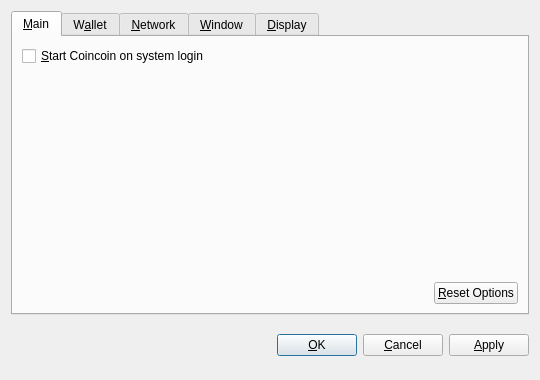
<?xml version="1.0" encoding="UTF-8"?>
<ui version="4.0">
 <class>OptionsDialog</class>
 <widget class="QDialog" name="OptionsDialog">
  <property name="geometry">
   <rect>
    <x>0</x>
    <y>0</y>
    <width>540</width>
    <height>380</height>
   </rect>
  </property>
  <property name="windowTitle">
   <string>Options</string>
  </property>
  <property name="modal">
   <bool>true</bool>
  </property>
  <layout class="QVBoxLayout" name="verticalLayout">
   <item>
    <widget class="QTabWidget" name="tabWidget">
     <property name="tabPosition">
      <enum>QTabWidget::North</enum>
     </property>
     <property name="currentIndex">
      <number>0</number>
     </property>
     <widget class="QWidget" name="tabMain">
      <attribute name="title">
       <string>&amp;Main</string>
      </attribute>
      <layout class="QVBoxLayout" name="verticalLayout_Main">
       <item>
        <widget class="QCheckBox" name="bitcoinAtStartup">
         <property name="toolTip">
          <string>Automatically start Coincoin after logging in to the system.</string>
         </property>
         <property name="text">
          <string>&amp;Start Coincoin on system login</string>
         </property>
        </widget>
       </item>
       <item>
        <spacer name="verticalSpacer_Main">
         <property name="orientation">
          <enum>Qt::Vertical</enum>
         </property>
         <property name="sizeHint" stdset="0">
          <size>
           <width>20</width>
           <height>40</height>
          </size>
         </property>
        </spacer>
       </item>
       <item>
        <layout class="QHBoxLayout" name="horizontalLayout_2_Main">
         <item>
          <spacer name="horizontalSpacer_2_Main">
           <property name="orientation">
            <enum>Qt::Horizontal</enum>
           </property>
           <property name="sizeHint" stdset="0">
            <size>
             <width>40</width>
             <height>20</height>
            </size>
           </property>
          </spacer>
         </item>
         <item>
          <widget class="QPushButton" name="resetButton">
           <property name="toolTip">
            <string>Reset all client options to default.</string>
           </property>
           <property name="text">
            <string>&amp;Reset Options</string>
           </property>
           <property name="autoDefault">
            <bool>false</bool>
           </property>
          </widget>
         </item>
        </layout>
       </item>
      </layout>
     </widget>
     <widget class="QWidget" name="tabWallet">
      <attribute name="title">
       <string>W&amp;allet</string>
      </attribute>
      <layout class="QVBoxLayout" name="verticalLayout_Network">
       <item>
        <widget class="QLabel" name="transactionFeeInfoLabel">
         <property name="text">
          <string>Optional transaction fee per kB that helps make sure your transactions are processed quickly. Most transactions are 1 kB.</string>
         </property>
         <property name="textFormat">
          <enum>Qt::PlainText</enum>
         </property>
         <property name="wordWrap">
          <bool>true</bool>
         </property>
        </widget>
       </item>
       <item>
        <layout class="QHBoxLayout" name="horizontalLayout_1_Main">
         <item>
          <widget class="QLabel" name="transactionFeeLabel">
           <property name="text">
            <string>Pay transaction &amp;fee</string>
           </property>
           <property name="textFormat">
            <enum>Qt::PlainText</enum>
           </property>
           <property name="buddy">
            <cstring>transactionFee</cstring>
           </property>
          </widget>
         </item>
         <item>
          <widget class="BitcoinAmountField" name="transactionFee"/>
         </item>
         <item>
          <spacer name="horizontalSpacer_1_Main">
           <property name="orientation">
            <enum>Qt::Horizontal</enum>
           </property>
           <property name="sizeHint" stdset="0">
            <size>
             <width>40</width>
             <height>20</height>
            </size>
           </property>
          </spacer>
         </item>
        </layout>
       </item>
       <item>
        <widget class="QLabel" name="label">
         <property name="text">
          <string>If you disable the spending of unconfirmed change, the change from a transaction cannot be used until that transaction has at least one confirmation. This also affects how your balance is computed.</string>
         </property>
         <property name="wordWrap">
          <bool>true</bool>
         </property>
        </widget>
       </item>
       <item>
        <widget class="QCheckBox" name="spendZeroConfChange">
         <property name="text">
          <string>Spend unconfirmed change  (experts only)</string>
         </property>
        </widget>
       </item>
       <item>
        <spacer name="verticalSpacer">
         <property name="orientation">
          <enum>Qt::Vertical</enum>
         </property>
         <property name="sizeHint" stdset="0">
          <size>
           <width>20</width>
           <height>40</height>
          </size>
         </property>
        </spacer>
       </item>
      </layout>
     </widget>
     <widget class="QWidget" name="tabNetwork">
      <attribute name="title">
       <string>&amp;Network</string>
      </attribute>
      <layout class="QVBoxLayout" name="verticalLayout_Network">
       <item>
        <widget class="QCheckBox" name="mapPortUpnp">
         <property name="toolTip">
          <string>Automatically open the Coincoin client port on the router. This only works when your router supports UPnP and it is enabled.</string>
         </property>
         <property name="text">
          <string>Map port using &amp;UPnP</string>
         </property>
        </widget>
       </item>
       <item>
        <widget class="QCheckBox" name="connectSocks">
         <property name="toolTip">
          <string>Connect to the Coincoin network through a SOCKS proxy (e.g. when connecting through Tor).</string>
         </property>
         <property name="text">
          <string>&amp;Connect through SOCKS proxy:</string>
         </property>
        </widget>
       </item>
       <item>
        <layout class="QHBoxLayout" name="horizontalLayout_Network">
         <item>
          <widget class="QLabel" name="proxyIpLabel">
           <property name="text">
            <string>Proxy &amp;IP:</string>
           </property>
           <property name="textFormat">
            <enum>Qt::PlainText</enum>
           </property>
           <property name="buddy">
            <cstring>proxyIp</cstring>
           </property>
          </widget>
         </item>
         <item>
          <widget class="QValidatedLineEdit" name="proxyIp">
           <property name="maximumSize">
            <size>
             <width>140</width>
             <height>16777215</height>
            </size>
           </property>
           <property name="toolTip">
            <string>IP address of the proxy (e.g. 127.0.0.1)</string>
           </property>
          </widget>
         </item>
         <item>
          <widget class="QLabel" name="proxyPortLabel">
           <property name="text">
            <string>&amp;Port:</string>
           </property>
           <property name="textFormat">
            <enum>Qt::PlainText</enum>
           </property>
           <property name="buddy">
            <cstring>proxyPort</cstring>
           </property>
          </widget>
         </item>
         <item>
          <widget class="QLineEdit" name="proxyPort">
           <property name="maximumSize">
            <size>
             <width>55</width>
             <height>16777215</height>
            </size>
           </property>
           <property name="toolTip">
            <string>Port of the proxy (e.g. 9050)</string>
           </property>
          </widget>
         </item>
         <item>
          <widget class="QLabel" name="socksVersionLabel">
           <property name="text">
            <string>SOCKS &amp;Version:</string>
           </property>
           <property name="textFormat">
            <enum>Qt::PlainText</enum>
           </property>
           <property name="buddy">
            <cstring>socksVersion</cstring>
           </property>
          </widget>
         </item>
         <item>
          <widget class="QValueComboBox" name="socksVersion">
           <property name="toolTip">
            <string>SOCKS version of the proxy (e.g. 5)</string>
           </property>
          </widget>
         </item>
         <item>
          <spacer name="horizontalSpacer_Network">
           <property name="orientation">
            <enum>Qt::Horizontal</enum>
           </property>
           <property name="sizeHint" stdset="0">
            <size>
             <width>40</width>
             <height>20</height>
            </size>
           </property>
          </spacer>
         </item>
        </layout>
       </item>
       <item>
        <spacer name="verticalSpacer_Network">
         <property name="orientation">
          <enum>Qt::Vertical</enum>
         </property>
         <property name="sizeHint" stdset="0">
          <size>
           <width>20</width>
           <height>40</height>
          </size>
         </property>
        </spacer>
       </item>
      </layout>
     </widget>
     <widget class="QWidget" name="tabWindow">
      <attribute name="title">
       <string>&amp;Window</string>
      </attribute>
      <layout class="QVBoxLayout" name="verticalLayout_Window">
       <item>
        <widget class="QCheckBox" name="minimizeToTray">
         <property name="toolTip">
          <string>Show only a tray icon after minimizing the window.</string>
         </property>
         <property name="text">
          <string>&amp;Minimize to the tray instead of the taskbar</string>
         </property>
        </widget>
       </item>
       <item>
        <widget class="QCheckBox" name="minimizeOnClose">
         <property name="toolTip">
          <string>Minimize instead of exit the application when the window is closed. When this option is enabled, the application will be closed only after selecting Quit in the menu.</string>
         </property>
         <property name="text">
          <string>M&amp;inimize on close</string>
         </property>
        </widget>
       </item>
       <item>
        <spacer name="verticalSpacer_Window">
         <property name="orientation">
          <enum>Qt::Vertical</enum>
         </property>
         <property name="sizeHint" stdset="0">
          <size>
           <width>20</width>
           <height>40</height>
          </size>
         </property>
        </spacer>
       </item>
      </layout>
     </widget>
     <widget class="QWidget" name="tabDisplay">
      <attribute name="title">
       <string>&amp;Display</string>
      </attribute>
      <layout class="QVBoxLayout" name="verticalLayout_Display">
       <item>
        <layout class="QHBoxLayout" name="horizontalLayout_1_Display">
         <item>
          <widget class="QLabel" name="langLabel">
           <property name="text">
            <string>User Interface &amp;language:</string>
           </property>
           <property name="textFormat">
            <enum>Qt::PlainText</enum>
           </property>
           <property name="buddy">
            <cstring>lang</cstring>
           </property>
          </widget>
         </item>
         <item>
          <widget class="QValueComboBox" name="lang">
           <property name="toolTip">
            <string>The user interface language can be set here. This setting will take effect after restarting Coincoin.</string>
           </property>
          </widget>
         </item>
        </layout>
       </item>
       <item>
        <layout class="QHBoxLayout" name="horizontalLayout_2_Display">
         <item>
          <widget class="QLabel" name="unitLabel">
           <property name="text">
            <string>&amp;Unit to show amounts in:</string>
           </property>
           <property name="textFormat">
            <enum>Qt::PlainText</enum>
           </property>
           <property name="buddy">
            <cstring>unit</cstring>
           </property>
          </widget>
         </item>
         <item>
          <widget class="QValueComboBox" name="unit">
           <property name="toolTip">
            <string>Choose the default subdivision unit to show in the interface and when sending coins.</string>
           </property>
          </widget>
         </item>
        </layout>
       </item>
       <item>
        <widget class="QCheckBox" name="displayAddresses">
         <property name="toolTip">
          <string>Whether to show Coincoin addresses in the transaction list or not.</string>
         </property>
         <property name="text">
          <string>&amp;Display addresses in transaction list</string>
         </property>
        </widget>
       </item>
       <item>
        <widget class="QCheckBox" name="coinControlFeatures">
         <property name="toolTip">
          <string>Whether to show coin control features or not.</string>
         </property>
         <property name="text">
          <string>Display coin &amp;control features (experts only!)</string>
         </property>
        </widget>
       </item>
       <item>
        <spacer name="verticalSpacer_Display">
         <property name="orientation">
          <enum>Qt::Vertical</enum>
         </property>
         <property name="sizeHint" stdset="0">
          <size>
           <width>20</width>
           <height>40</height>
          </size>
         </property>
        </spacer>
       </item>
      </layout>
     </widget>
    </widget>
   </item>
   <item>
    <layout class="QHBoxLayout" name="horizontalLayout_Buttons">
     <item>
      <spacer name="horizontalSpacer_1">
       <property name="orientation">
        <enum>Qt::Horizontal</enum>
       </property>
       <property name="sizeHint" stdset="0">
        <size>
         <width>40</width>
         <height>48</height>
        </size>
       </property>
      </spacer>
     </item>
     <item>
      <widget class="QLabel" name="statusLabel">
       <property name="font">
        <font>
         <weight>75</weight>
         <bold>true</bold>
        </font>
       </property>
       <property name="text">
        <string/>
       </property>
       <property name="textFormat">
        <enum>Qt::PlainText</enum>
       </property>
       <property name="wordWrap">
        <bool>true</bool>
       </property>
      </widget>
     </item>
     <item>
      <spacer name="horizontalSpacer_2">
       <property name="orientation">
        <enum>Qt::Horizontal</enum>
       </property>
       <property name="sizeHint" stdset="0">
        <size>
         <width>40</width>
         <height>48</height>
        </size>
       </property>
      </spacer>
     </item>
     <item>
      <widget class="QPushButton" name="okButton">
       <property name="text">
        <string>&amp;OK</string>
       </property>
      </widget>
     </item>
     <item>
      <widget class="QPushButton" name="cancelButton">
       <property name="text">
        <string>&amp;Cancel</string>
       </property>
       <property name="autoDefault">
        <bool>false</bool>
       </property>
      </widget>
     </item>
     <item>
      <widget class="QPushButton" name="applyButton">
       <property name="text">
        <string>&amp;Apply</string>
       </property>
       <property name="autoDefault">
        <bool>false</bool>
       </property>
      </widget>
     </item>
    </layout>
   </item>
  </layout>
 </widget>
 <customwidgets>
  <customwidget>
   <class>BitcoinAmountField</class>
   <extends>QSpinBox</extends>
   <header>bitcoinamountfield.h</header>
  </customwidget>
  <customwidget>
   <class>QValueComboBox</class>
   <extends>QComboBox</extends>
   <header>qvaluecombobox.h</header>
  </customwidget>
  <customwidget>
   <class>QValidatedLineEdit</class>
   <extends>QLineEdit</extends>
   <header>qvalidatedlineedit.h</header>
  </customwidget>
 </customwidgets>
 <resources/>
 <connections/>
</ui>
